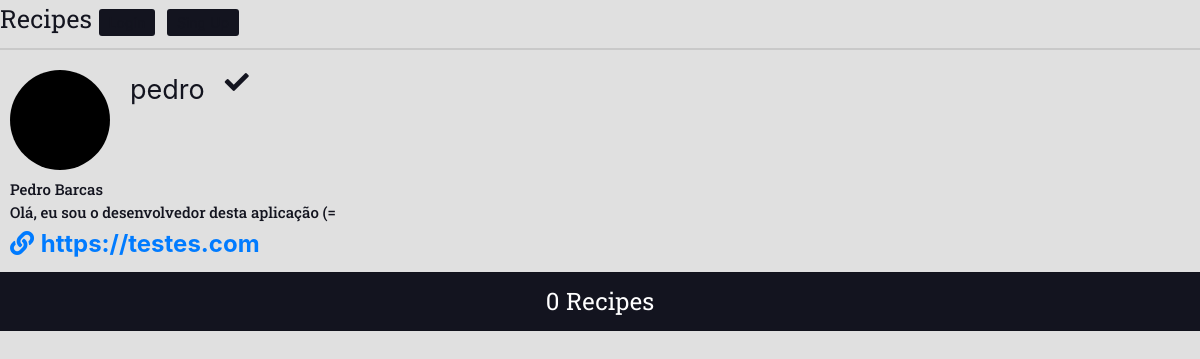
The page /authors/profile/pedro/ on the database as committed earlier.
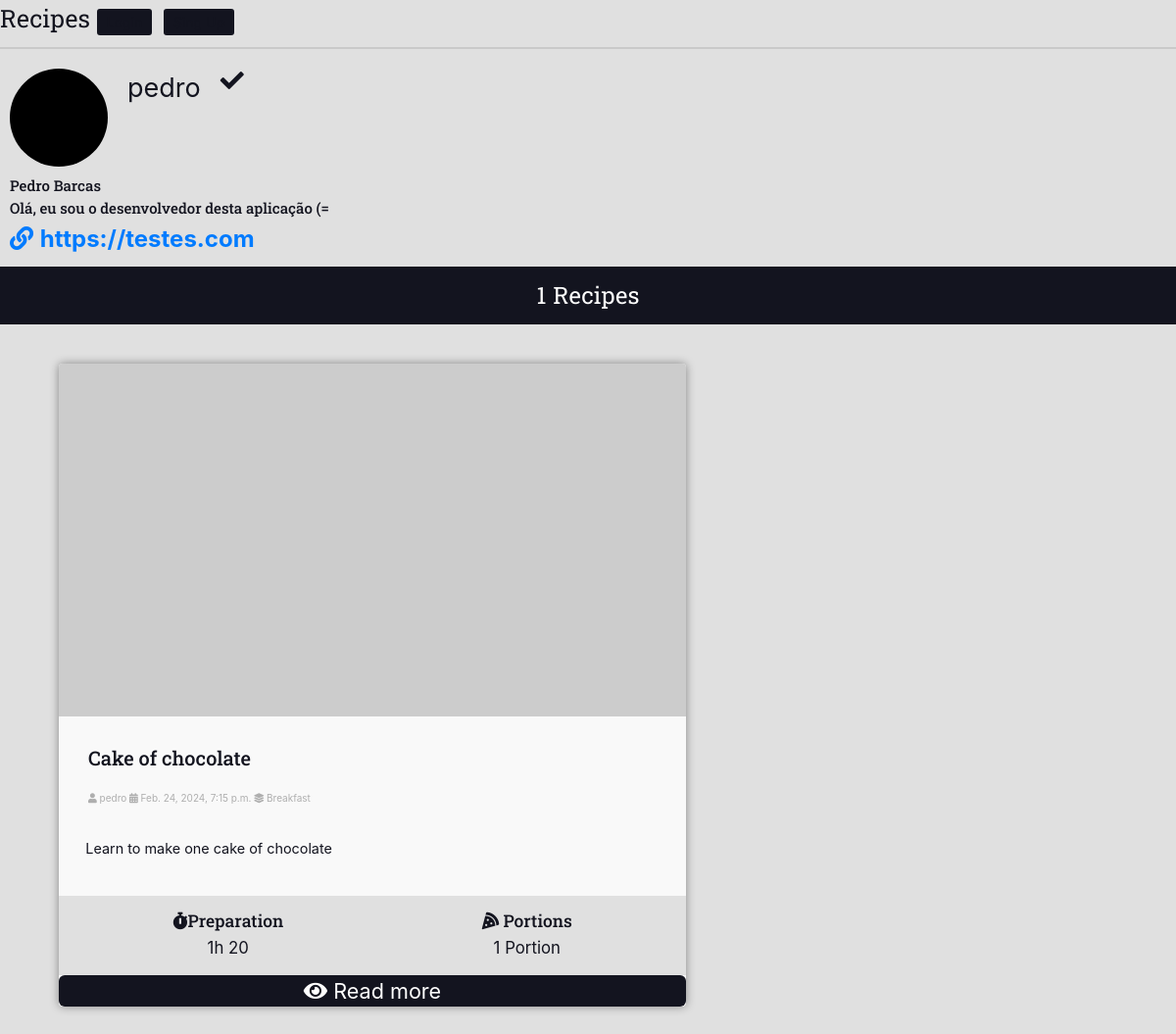
The same page on the database as committed later.
### receps/models.py (models this page shows, shortened)
class Recipes(models.Model):
    title = models.CharField(max_length=42)
    date = models.DateTimeField(auto_now_add=True)
    category = models.ForeignKey(Categories, on_delete=models.DO_NOTHING)
    portions = models.PositiveIntegerField()
    user = models.ForeignKey(User, models.DO_NOTHING)
    description = models.TextField()
    time = models.CharField(max_length=8)
    slug = models.SlugField(unique=True)
    update = models.DateTimeField(auto_now=True)
    is_published = models.BooleanField(default=True)
    def __str__(self):
        return self.title

class Categories(models.Model):
    name = models.CharField(null=True, blank=True, max_length=38, unique=True)
    icon = models.CharField(default="fas fa-utensils",null=True, blank=True, max_length=100)

### authors/views/authors_profile.py (the view)
# urls.py: path('profile/<str:username>/', views.AuthorsProfile.as_view(), name='profile'),
class AuthorsProfile(RecipesListView):
    template_name = 'pages/profile.html'
    def get_queryset(self, *args, **kwargs):
        qs = super().get_queryset(*args, **kwargs)
        self.user_infos = User.objects.all().filter(username=self.kwargs["username"]).first()
        qs = qs.filter(user_id=self.user_infos.id)
        return qs
    def get_context_data(self, *args, **kwargs):
        author = Authors.objects.all().filter(user_id=self.user_infos.id).first()
        ctx = super().get_context_data(*args, **kwargs)
        ctx["user_infos"] = self.user_infos
        ctx["author"] = author
        ctx["total_revenue"] = self.get_queryset().count()
        print(ctx, author, self.user_infos)
        return ctx

### receps/utils/pagination.py (called while the page is built)
def make_pagination_range(page_range, current_page, segment_size=4):
    total_pages = len(page_range)
    middle_page = current_page
    segment_start = max(1, middle_page - segment_size // 2)
    segment_end = min(total_pages + 1, segment_start + segment_size)
    pagination = page_range[segment_start - 1:segment_end - 1]
    return {
        'pagination': pagination,
        'page_range': page_range,
        'qty_pages': total_pages,
        'current_page': current_page,
        'total_pages': total_pages,
        'segment_start': segment_start,
        'segment_end': segment_end,
        'first_page_out_of_range': segment_start > 1,
        'last_page_out_of_range': segment_end < total_pages + 1,
    }

def make_pagination(request, query_set, perpage, qty_pages):
    try:
        current_page = int(request.GET.get('page', 1))
    except ValueError:
        current_page = 1
    paginator = Paginator(query_set, perpage)
    page_obj = paginator.get_page(current_page)
    pages = make_pagination_range(
        page_range=paginator.page_range,
        segment_size = 4,
        current_page=current_page
    )
    return page_obj, pages

### authors/templates/pages/profile.html (shortened to what this page needs)
{% extends 'extension.html' %}
{% block 'head' %}
  {% load static %}
  <link rel="stylesheet" href="{% static 'css/profile.css' %}">
  <link rel="stylesheet" href="{% static 'css/header_min.css' %}">
  <link rel="stylesheet" href="{% static 'css/recipes.css' %}">
{% endblock %}
{% block 'body' %}
  <div class="main-profile">
      {% include 'global/partials/header_min.html'%}
      </div>
      <div class="profile">
        <div class="cover-profile"></div>
        <span class="author-user">{{ user_infos.username }}</span>
        {% if author.is_professional %}
        <i class="fas fa-check"></i>
        {% endif %}
      </div>
      <div class="author-info">
        {% if author.name %}
          <h4>{{ author.name }}</h4>
        {% endif %}
        {% if author.bio %}
          <h4>{{ author.bio }}</h4>
        {% endif %}
        {% if author.link %}
          <a href="{{ author.link }}">
            <i class="fas fa-link"></i>
              <span class="text-link">{{ author.link }}</span>
          </a>
        {% endif %}
      </div>
      <div class="profile-recipe">
        <hr>
        <span class="text-recipe">{{ total_revenue }}</span>
        <span class="text-recipe">Recipes</span>
        <hr>
      </div>
      {% for recipe in recipes %}
        {% include 'global/partials/recipes.html' %}
      {% endfor %}
{% endblock %}

### components/global/partials/recipes.html (shortened to what this page needs)
{% load i18n %}
<div class="main-container">
    <div class="main-content main-content-list container">
        <div class="recipe recipe-list-item">
            <div class="recipe-cover">
                <img src="https://via.placeholder.com/1280x720.png/000">
            </div>
            <div class="recipe-title-container">
                <h2>{% translate recipe.title %}</h2>
            </div>
            <div class="recipe-author">
                <a href="{% url 'authors:profile' username=recipe.user.username %}" class="author-item">
                    <i class="fas fa-user"></i>
                    {{recipe.user.username}}
                <span class="author-item">
                    <i class="fas fa-calendar-alt"></i>
                    {{recipe.date}}
                </span>
                <a class="author-item" href="{% url 'recipes:category' name=recipe.category.name %}">
                    <i class="fas fa-layer-group"></i>
                    {% translate recipe.category.name %}
                </a>
            </div>
            <div class="recipe-content">
                <p>{% translate recipe.description|slice:":40" %}{% if recipe.description|length > 40 %}...{% endif %}</p>
            </div>
            <div class="recipe-meta-container">
                <div class="recipe-meta recipe-preparation">
                    <h3 class="recipe-meta-title"><i class="fas fa-stopwatch"></i>{% translate 'Preparation' %}</h3>
                    <div class="recipe-meta-text">
                        {{recipe.time}}
                    </div>
                </div>
                <div class="recipe-meta recipe-servings">
                    <h3 class="recipe-meta-title">
                        <i class="fas fa-pizza-slice"></i>
                        {% translate 'Portions' %}
                    </h3>
                    <div class="recipe-meta-text">
                    {% if recipe.portions < 2%}
                    {{recipe.portions}} Portion
                    {% endif %}
                    </div>
                </div>
            </div>
            <footer class="recipe-footer">
                <a class="recipe-read-more button button-dark button-full-width" href="{% url 'recipes:recipes-recipe' slug=recipe.slug %}">
                    <i class="fas fa-eye"></i>
                    <span>{% translate 'Read more' %}</span>
                </a>
            </footer>
        </div>
    </div>
</div>

Rows that differ between the two databases and show on the page:
added Recipes: user.username "pedro", date "Feb. 24, 2024, 7:15 p.m.", time "1h 20", portions "1"
Other text that changed with them:
{{ total_revenue }}: "0" → "1"
